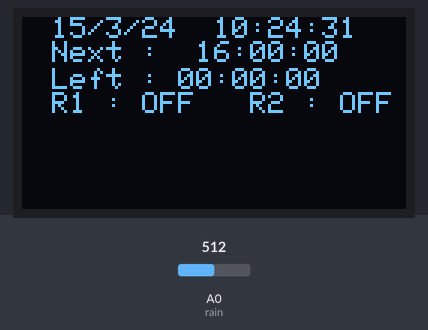
This sketch was run on a simulated Arduino Uno, built with avr-gcc and run on an emulated ATmega328P. Parts: 128×64 one-colour display. The inputs (shaded band) are chosen by the test bench; at power-on: A0 (rain) = 512. The local clock reads 2024-03-15 10:24:30 at power-on unless the sketch sets it.

Above: at 1.2 s.
1.3 s: A0 (rain) set to 744
3.6 s: A0 (rain) set to 767
At 4.8 s:
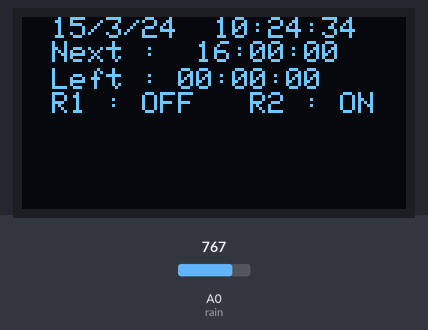
6.6 s: A0 (rain) set to 740
At 8.9 s:
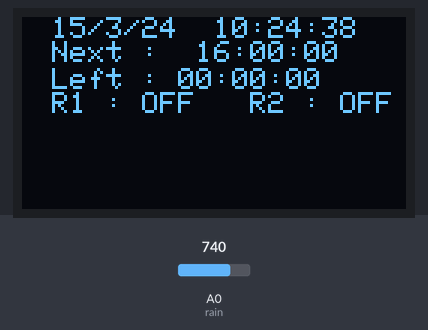
Timing chart, 0 to 10.4 s (numbered marks = the images above; inputs shaded):
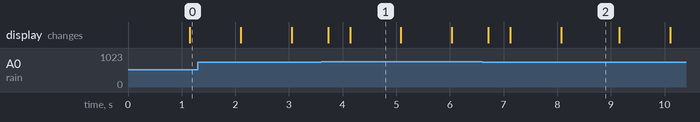

Measured:
- the behaviour switches between 750 and 751 on A0 (rain) (found by bisection; images 0 and 1)
- after the input at 3.6 s, the display: first changes after 0.13 s (image 1 shows a later state)
- after the input at 6.6 s, the display: first changes after 0.12 s (image 2 shows a later state)
- what the display in image 1 shows lasts 1.0 s, from 4.1 s to 5.1 s

The sketch:

Garden_Automation.ino
```cpp
#include <SPI.h>
#include <Wire.h>
#include <Adafruit_GFX.h>
#include <Adafruit_SSD1306.h>
#include <TimeLib.h>
#include <DS1307RTC.h>
//Connect RTC and OLED SDA pin to Arduino Uno Pin A4
//Connect RTC and OLED SLC pin to Arduino Uno Pin A4
//VCC pin of OLED and RTC to 3.3v
//VCC of Relay module to be connected to 5V.
//GND pin of all the modules to be connected to any GND of arduino
#define R1 3 //Relay 1
#define R2 4 //Relay 2
#define rain A0//rain sensor AO pin to arduino A0 pin
#define OLED_RESET 4
Adafruit_SSD1306 display(OLED_RESET);
int next;
char r1_status[4];
char r2_status[4];
int sensor_val,h,m,s;
void setup()
{

  //Serial.begin(9600);
   display.begin(SSD1306_SWITCHCAPVCC, 0x3C);  // initialize with the I2C addr 0x3x

  display.clearDisplay();
  display.setTextSize(1);
  display.setTextColor(WHITE);
  display.clearDisplay();
  pinMode(R1,OUTPUT);
  pinMode(R2,OUTPUT);
  pinMode(rain,INPUT);

}
void loop()
{

    tmElements_t tm;
    /*Serial.print(sensor_val);
    Serial.print(" : ");
    Serial.print(r1_status);
    Serial.print(" : ");
    Serial.print(r2_status);
    Serial.print("\n");

    */
    sensor_val = analogRead(rain);
    if(sensor_val>750)// change 750 to desired value of moisture to activate relay 2
    {
       digitalWrite(R2,LOW);
       strcpy(r2_status,"ON");
    }
    else
    {
       digitalWrite(R2,HIGH);
       strcpy(r2_status,"OFF");
    }
    if(RTC.read(tm))
    {

    if(tm.Month>=10||tm.Month<6||(tm.Month==6&&tm.Day<=5))
    {
       if(tm.Hour==8||tm.Hour==16)
       {
          digitalWrite(R1,LOW);
          strcpy(r1_status,"ON");
          m=tm.Minute;
          h=0;
          s=tm.Second;
       }
       else
       {
          digitalWrite(R1,HIGH);
          strcpy(r1_status,"OFF");
          s=59;
          m=59;
          h=59;
       }
    }
    if((tm.Month==6&&tm.Day>=6)||(tm.Month>6&&tm.Month<10))
    {
       if((tm.Hour==8&&tm.Minute<1)||(tm.Hour==16&&tm.Minute<1))
       {
          digitalWrite(R1,LOW);
          strcpy(r1_status,"ON");
          s=tm.Second;
          m=59;
          h=0;
       }
       else
       {
          digitalWrite(R1,HIGH);
          strcpy(r1_status,"OFF");
          s=59;
          m=59;
          h=0;
       }
    }
    if(tm.Hour>8&&tm.Hour<16)
        next=16;
    else
      next=8;


    }

    display.clearDisplay();
    display.clearDisplay();
      display.setTextSize(1);
      display.setTextColor(WHITE);
      display.setCursor(10,0);
      display.print(tm.Day);
      display.write('/');
      display.print(tm.Month);
      display.write('/');
      display.print((tmYearToCalendar(tm.Year)%2000));
      display.write(' ');
      display.write(' ');
      print2digits(tm.Hour);
      display.write(':');
      print2digits(tm.Minute);
      display.write(':');
      print2digits(tm.Second);
      display.setCursor(10,8);
      display.print("Next :  ");
      print2digits(next);
      display.print(":00:00");
      display.setCursor(10,17);
      display.print("Left : ");
      print2digits(0);
      display.write(':');
      print2digits(59-m);
      display.write(':');
      print2digits(59-s);
      display.setCursor(10,25);
      display.print("R1 : ");
      display.print(r1_status);
      //display.setCursor(10,15);
      display.print("   R2 : ");
      display.println(r2_status);

      display.display();
    delay(100);
}
void print2digits(int number)
{
  if (number >= 0 && number < 10)
  {
    display.write('0');
    // display.display();
  }
  display.print(number);
   //display.display();
  //display.println();
}
```
